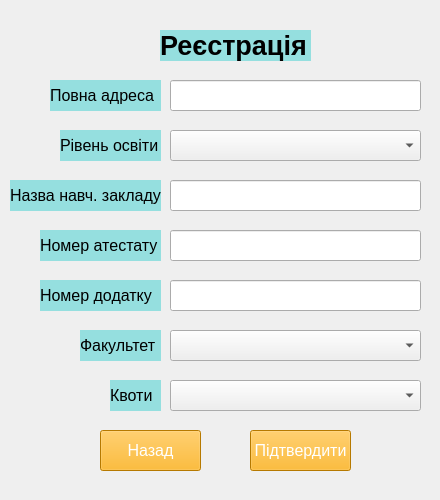
<?xml version="1.0" encoding="UTF-8"?>
<ui version="4.0">
 <class>sign_up_2</class>
 <widget class="QMainWindow" name="sign_up_2">
  <property name="geometry">
   <rect>
    <x>0</x>
    <y>0</y>
    <width>440</width>
    <height>500</height>
   </rect>
  </property>
  <property name="windowTitle">
   <string>Реєстрація</string>
  </property>
  <widget class="QWidget" name="centralwidget">
   <widget class="QLabel" name="image">
    <property name="geometry">
     <rect>
      <x>0</x>
      <y>0</y>
      <width>450</width>
      <height>500</height>
     </rect>
    </property>
    <property name="text">
     <string/>
    </property>
    <property name="pixmap">
     <pixmap>4a7eaeae52140c9205af389cc1e2c7b7-Enhanced-transformed (1).jpeg</pixmap>
    </property>
   </widget>
   <widget class="QLabel" name="main_lable">
    <property name="geometry">
     <rect>
      <x>160</x>
      <y>30</y>
      <width>151</width>
      <height>31</height>
     </rect>
    </property>
    <property name="font">
     <font>
      <pointsize>20</pointsize>
      <bold>true</bold>
     </font>
    </property>
    <property name="styleSheet">
     <string notr="true">background-color: rgb(149, 223, 223);</string>
    </property>
    <property name="text">
     <string>Реєстрація</string>
    </property>
   </widget>
   <widget class="QLabel" name="label_addres">
    <property name="geometry">
     <rect>
      <x>50</x>
      <y>80</y>
      <width>111</width>
      <height>31</height>
     </rect>
    </property>
    <property name="font">
     <font>
      <pointsize>12</pointsize>
      <bold>false</bold>
     </font>
    </property>
    <property name="toolTip">
     <string>&lt;html&gt;&lt;head/&gt;&lt;body&gt;&lt;p align=&quot;center&quot;&gt;&lt;br/&gt;&lt;/p&gt;&lt;/body&gt;&lt;/html&gt;</string>
    </property>
    <property name="styleSheet">
     <string notr="true">background-color: rgb(149, 223, 223);</string>
    </property>
    <property name="text">
     <string>Повна адреса</string>
    </property>
    <property name="margin">
     <number>3</number>
    </property>
   </widget>
   <widget class="QLabel" name="label_name_ed_institution">
    <property name="geometry">
     <rect>
      <x>10</x>
      <y>180</y>
      <width>151</width>
      <height>31</height>
     </rect>
    </property>
    <property name="font">
     <font>
      <pointsize>12</pointsize>
      <bold>false</bold>
     </font>
    </property>
    <property name="toolTip">
     <string>&lt;html&gt;&lt;head/&gt;&lt;body&gt;&lt;p align=&quot;center&quot;&gt;&lt;br/&gt;&lt;/p&gt;&lt;/body&gt;&lt;/html&gt;</string>
    </property>
    <property name="styleSheet">
     <string notr="true">background-color: rgb(149, 223, 223);</string>
    </property>
    <property name="text">
     <string>Назва навч. закладу</string>
    </property>
    <property name="margin">
     <number>3</number>
    </property>
   </widget>
   <widget class="QPushButton" name="back3">
    <property name="geometry">
     <rect>
      <x>100</x>
      <y>430</y>
      <width>101</width>
      <height>41</height>
     </rect>
    </property>
    <property name="font">
     <font>
      <pointsize>12</pointsize>
     </font>
    </property>
    <property name="styleSheet">
     <string notr="true">background-color: rgb(255, 170, 0);
color: rgb(255, 255, 255);</string>
    </property>
    <property name="text">
     <string>Назад</string>
    </property>
   </widget>
   <widget class="QPushButton" name="submit3">
    <property name="geometry">
     <rect>
      <x>250</x>
      <y>430</y>
      <width>101</width>
      <height>41</height>
     </rect>
    </property>
    <property name="font">
     <font>
      <pointsize>12</pointsize>
     </font>
    </property>
    <property name="styleSheet">
     <string notr="true">background-color: rgb(255, 170, 0);
color: rgb(255, 255, 255);</string>
    </property>
    <property name="text">
     <string>Підтвердити</string>
    </property>
   </widget>
   <widget class="QComboBox" name="comboBox_ed_level">
    <property name="geometry">
     <rect>
      <x>170</x>
      <y>130</y>
      <width>251</width>
      <height>31</height>
     </rect>
    </property>
    <item>
     <property name="text">
      <string/>
     </property>
    </item>
    <item>
     <property name="text">
      <string>початкова освіта</string>
     </property>
    </item>
    <item>
     <property name="text">
      <string>базова середня освіта</string>
     </property>
    </item>
    <item>
     <property name="text">
      <string>профільна середня освіта</string>
     </property>
    </item>
    <item>
     <property name="text">
      <string>фахова передвища освіта</string>
     </property>
    </item>
    <item>
     <property name="text">
      <string>вища освіта</string>
     </property>
    </item>
   </widget>
   <widget class="QLabel" name="label_ed_level">
    <property name="geometry">
     <rect>
      <x>60</x>
      <y>130</y>
      <width>101</width>
      <height>31</height>
     </rect>
    </property>
    <property name="font">
     <font>
      <pointsize>12</pointsize>
      <bold>false</bold>
     </font>
    </property>
    <property name="toolTip">
     <string>&lt;html&gt;&lt;head/&gt;&lt;body&gt;&lt;p align=&quot;center&quot;&gt;&lt;br/&gt;&lt;/p&gt;&lt;/body&gt;&lt;/html&gt;</string>
    </property>
    <property name="styleSheet">
     <string notr="true">background-color: rgb(149, 223, 223);</string>
    </property>
    <property name="text">
     <string>Рівень освіти</string>
    </property>
    <property name="margin">
     <number>3</number>
    </property>
   </widget>
   <widget class="QLabel" name="label_num_atestat">
    <property name="geometry">
     <rect>
      <x>40</x>
      <y>230</y>
      <width>121</width>
      <height>31</height>
     </rect>
    </property>
    <property name="font">
     <font>
      <pointsize>12</pointsize>
      <bold>false</bold>
     </font>
    </property>
    <property name="toolTip">
     <string>&lt;html&gt;&lt;head/&gt;&lt;body&gt;&lt;p align=&quot;center&quot;&gt;&lt;br/&gt;&lt;/p&gt;&lt;/body&gt;&lt;/html&gt;</string>
    </property>
    <property name="styleSheet">
     <string notr="true">background-color: rgb(149, 223, 223);</string>
    </property>
    <property name="text">
     <string>Номер атестату</string>
    </property>
    <property name="margin">
     <number>3</number>
    </property>
   </widget>
   <widget class="QLabel" name="label_num_dodatok">
    <property name="geometry">
     <rect>
      <x>40</x>
      <y>280</y>
      <width>121</width>
      <height>31</height>
     </rect>
    </property>
    <property name="font">
     <font>
      <pointsize>12</pointsize>
      <bold>false</bold>
     </font>
    </property>
    <property name="toolTip">
     <string>&lt;html&gt;&lt;head/&gt;&lt;body&gt;&lt;p align=&quot;center&quot;&gt;&lt;br/&gt;&lt;/p&gt;&lt;/body&gt;&lt;/html&gt;</string>
    </property>
    <property name="styleSheet">
     <string notr="true">background-color: rgb(149, 223, 223);</string>
    </property>
    <property name="text">
     <string>Номер додатку</string>
    </property>
    <property name="margin">
     <number>3</number>
    </property>
   </widget>
   <widget class="QLabel" name="label_faculty">
    <property name="geometry">
     <rect>
      <x>80</x>
      <y>330</y>
      <width>81</width>
      <height>31</height>
     </rect>
    </property>
    <property name="font">
     <font>
      <pointsize>12</pointsize>
      <bold>false</bold>
     </font>
    </property>
    <property name="toolTip">
     <string>&lt;html&gt;&lt;head/&gt;&lt;body&gt;&lt;p align=&quot;center&quot;&gt;&lt;br/&gt;&lt;/p&gt;&lt;/body&gt;&lt;/html&gt;</string>
    </property>
    <property name="styleSheet">
     <string notr="true">background-color: rgb(149, 223, 223);</string>
    </property>
    <property name="text">
     <string>Факультет</string>
    </property>
    <property name="margin">
     <number>3</number>
    </property>
   </widget>
   <widget class="QLabel" name="label_benefits">
    <property name="geometry">
     <rect>
      <x>110</x>
      <y>380</y>
      <width>51</width>
      <height>31</height>
     </rect>
    </property>
    <property name="font">
     <font>
      <pointsize>12</pointsize>
      <bold>false</bold>
     </font>
    </property>
    <property name="toolTip">
     <string>&lt;html&gt;&lt;head/&gt;&lt;body&gt;&lt;p align=&quot;center&quot;&gt;&lt;br/&gt;&lt;/p&gt;&lt;/body&gt;&lt;/html&gt;</string>
    </property>
    <property name="styleSheet">
     <string notr="true">background-color: rgb(149, 223, 223);</string>
    </property>
    <property name="text">
     <string>Квоти</string>
    </property>
    <property name="margin">
     <number>3</number>
    </property>
   </widget>
   <widget class="QComboBox" name="comboBox_faculty">
    <property name="geometry">
     <rect>
      <x>170</x>
      <y>330</y>
      <width>251</width>
      <height>31</height>
     </rect>
    </property>
    <item>
     <property name="text">
      <string/>
     </property>
    </item>
    <item>
     <property name="text">
      <string>Англійської мови</string>
     </property>
    </item>
    <item>
     <property name="text">
      <string>Географії</string>
     </property>
    </item>
    <item>
     <property name="text">
      <string>Української мови</string>
     </property>
    </item>
   </widget>
   <widget class="QComboBox" name="comboBox_benefits">
    <property name="geometry">
     <rect>
      <x>170</x>
      <y>380</y>
      <width>251</width>
      <height>31</height>
     </rect>
    </property>
    <item>
     <property name="text">
      <string/>
     </property>
    </item>
    <item>
     <property name="text">
      <string>Квота-1</string>
     </property>
    </item>
    <item>
     <property name="text">
      <string>Квота-2</string>
     </property>
    </item>
    <item>
     <property name="text">
      <string>Квота-3</string>
     </property>
    </item>
    <item>
     <property name="text">
      <string>Квота-іноземців</string>
     </property>
    </item>
   </widget>
   <widget class="QLineEdit" name="lineEdit_full_address">
    <property name="geometry">
     <rect>
      <x>170</x>
      <y>80</y>
      <width>251</width>
      <height>31</height>
     </rect>
    </property>
   </widget>
   <widget class="QLineEdit" name="lineEdit_2_inst_name">
    <property name="geometry">
     <rect>
      <x>170</x>
      <y>180</y>
      <width>251</width>
      <height>31</height>
     </rect>
    </property>
   </widget>
   <widget class="QLineEdit" name="lineEdit_3_num_atestat">
    <property name="geometry">
     <rect>
      <x>170</x>
      <y>230</y>
      <width>251</width>
      <height>31</height>
     </rect>
    </property>
   </widget>
   <widget class="QLineEdit" name="lineEdit_4_num_dodatok">
    <property name="geometry">
     <rect>
      <x>170</x>
      <y>280</y>
      <width>251</width>
      <height>31</height>
     </rect>
    </property>
   </widget>
  </widget>
 </widget>
 <resources/>
 <connections/>
</ui>
